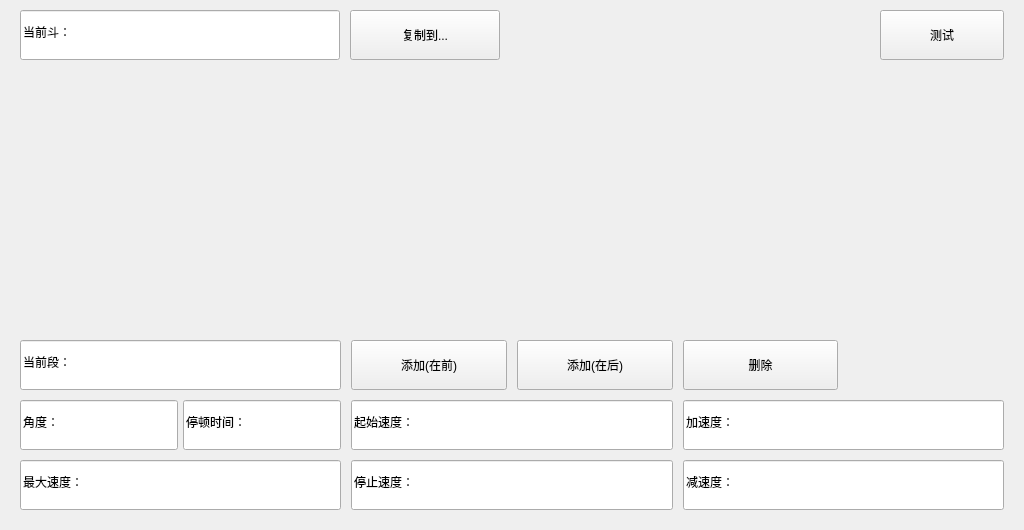
<?xml version="1.0" encoding="UTF-8"?>
<ui version="4.0">
 <class>FormMenuHSetMMA1</class>
 <widget class="QWidget" name="FormMenuHSetMMA1">
  <property name="geometry">
   <rect>
    <x>0</x>
    <y>0</y>
    <width>1024</width>
    <height>530</height>
   </rect>
  </property>
  <property name="windowTitle">
   <string>FormMenuHSetMMA1</string>
  </property>
  <widget class="GraphMotorMode" name="gm" native="true">
   <property name="geometry">
    <rect>
     <x>20</x>
     <y>70</y>
     <width>984</width>
     <height>260</height>
    </rect>
   </property>
  </widget>
  <widget class="QPushButton" name="pushButton_copy">
   <property name="geometry">
    <rect>
     <x>350</x>
     <y>10</y>
     <width>150</width>
     <height>50</height>
    </rect>
   </property>
   <property name="sizePolicy">
    <sizepolicy hsizetype="Minimum" vsizetype="Minimum">
     <horstretch>0</horstretch>
     <verstretch>0</verstretch>
    </sizepolicy>
   </property>
   <property name="text">
    <string>复制到...</string>
   </property>
  </widget>
  <widget class="QImageLineEdit" name="val_cur_dou">
   <property name="geometry">
    <rect>
     <x>20</x>
     <y>10</y>
     <width>320</width>
     <height>50</height>
    </rect>
   </property>
   <property name="minimumSize">
    <size>
     <width>0</width>
     <height>40</height>
    </size>
   </property>
   <property name="text">
    <string>当前斗：</string>
   </property>
  </widget>
  <widget class="QPushButton" name="pushButton_test">
   <property name="geometry">
    <rect>
     <x>880</x>
     <y>10</y>
     <width>124</width>
     <height>50</height>
    </rect>
   </property>
   <property name="sizePolicy">
    <sizepolicy hsizetype="Minimum" vsizetype="Minimum">
     <horstretch>0</horstretch>
     <verstretch>0</verstretch>
    </sizepolicy>
   </property>
   <property name="text">
    <string>测试</string>
   </property>
  </widget>
  <widget class="QWidget" name="widget_2" native="true">
   <property name="geometry">
    <rect>
     <x>20</x>
     <y>340</y>
     <width>984</width>
     <height>170</height>
    </rect>
   </property>
   <layout class="QGridLayout" name="gridLayout">
    <property name="leftMargin">
     <number>0</number>
    </property>
    <property name="topMargin">
     <number>0</number>
    </property>
    <property name="rightMargin">
     <number>0</number>
    </property>
    <property name="bottomMargin">
     <number>0</number>
    </property>
    <property name="spacing">
     <number>10</number>
    </property>
    <item row="1" column="0">
     <widget class="QWidget" name="widget_3" native="true">
      <layout class="QHBoxLayout" name="horizontalLayout_2">
       <property name="spacing">
        <number>5</number>
       </property>
       <property name="leftMargin">
        <number>0</number>
       </property>
       <property name="topMargin">
        <number>0</number>
       </property>
       <property name="rightMargin">
        <number>0</number>
       </property>
       <property name="bottomMargin">
        <number>0</number>
       </property>
       <item>
        <widget class="QImageLineEdit" name="val_1">
         <property name="minimumSize">
          <size>
           <width>0</width>
           <height>50</height>
          </size>
         </property>
         <property name="text">
          <string>角度：</string>
         </property>
        </widget>
       </item>
       <item>
        <widget class="QImageLineEdit" name="val_7">
         <property name="minimumSize">
          <size>
           <width>0</width>
           <height>50</height>
          </size>
         </property>
         <property name="text">
          <string>停顿时间：</string>
         </property>
        </widget>
       </item>
      </layout>
     </widget>
    </item>
    <item row="0" column="1" colspan="2">
     <widget class="QWidget" name="widget_4" native="true">
      <property name="sizePolicy">
       <sizepolicy hsizetype="Expanding" vsizetype="Preferred">
        <horstretch>0</horstretch>
        <verstretch>0</verstretch>
       </sizepolicy>
      </property>
      <layout class="QHBoxLayout" name="horizontalLayout_3">
       <property name="spacing">
        <number>10</number>
       </property>
       <property name="leftMargin">
        <number>0</number>
       </property>
       <property name="topMargin">
        <number>0</number>
       </property>
       <property name="rightMargin">
        <number>0</number>
       </property>
       <property name="bottomMargin">
        <number>0</number>
       </property>
       <item>
        <widget class="QPushButton" name="btn_add_1">
         <property name="sizePolicy">
          <sizepolicy hsizetype="Expanding" vsizetype="Preferred">
           <horstretch>0</horstretch>
           <verstretch>0</verstretch>
          </sizepolicy>
         </property>
         <property name="text">
          <string>添加(在前)</string>
         </property>
        </widget>
       </item>
       <item>
        <widget class="QPushButton" name="btn_add_2">
         <property name="sizePolicy">
          <sizepolicy hsizetype="Expanding" vsizetype="Preferred">
           <horstretch>0</horstretch>
           <verstretch>0</verstretch>
          </sizepolicy>
         </property>
         <property name="text">
          <string>添加(在后)</string>
         </property>
        </widget>
       </item>
       <item>
        <widget class="QPushButton" name="btn_del">
         <property name="sizePolicy">
          <sizepolicy hsizetype="Expanding" vsizetype="Preferred">
           <horstretch>0</horstretch>
           <verstretch>0</verstretch>
          </sizepolicy>
         </property>
         <property name="text">
          <string>删除</string>
         </property>
        </widget>
       </item>
       <item>
        <widget class="QWidget" name="widget_5" native="true">
         <property name="sizePolicy">
          <sizepolicy hsizetype="Expanding" vsizetype="Preferred">
           <horstretch>0</horstretch>
           <verstretch>0</verstretch>
          </sizepolicy>
         </property>
        </widget>
       </item>
      </layout>
     </widget>
    </item>
    <item row="1" column="1">
     <widget class="QImageLineEdit" name="val_3">
      <property name="minimumSize">
       <size>
        <width>0</width>
        <height>50</height>
       </size>
      </property>
      <property name="text">
       <string>起始速度：</string>
      </property>
     </widget>
    </item>
    <item row="2" column="2">
     <widget class="QImageLineEdit" name="val_6">
      <property name="minimumSize">
       <size>
        <width>0</width>
        <height>50</height>
       </size>
      </property>
      <property name="text">
       <string>减速度：</string>
      </property>
     </widget>
    </item>
    <item row="2" column="0">
     <widget class="QImageLineEdit" name="val_2">
      <property name="minimumSize">
       <size>
        <width>0</width>
        <height>50</height>
       </size>
      </property>
      <property name="text">
       <string>最大速度：</string>
      </property>
     </widget>
    </item>
    <item row="0" column="0">
     <widget class="QImageLineEdit" name="val_curi">
      <property name="minimumSize">
       <size>
        <width>0</width>
        <height>50</height>
       </size>
      </property>
      <property name="text">
       <string>当前段：</string>
      </property>
     </widget>
    </item>
    <item row="1" column="2">
     <widget class="QImageLineEdit" name="val_5">
      <property name="minimumSize">
       <size>
        <width>0</width>
        <height>50</height>
       </size>
      </property>
      <property name="text">
       <string>加速度：</string>
      </property>
     </widget>
    </item>
    <item row="2" column="1">
     <widget class="QImageLineEdit" name="val_4">
      <property name="minimumSize">
       <size>
        <width>0</width>
        <height>50</height>
       </size>
      </property>
      <property name="text">
       <string>停止速度：</string>
      </property>
     </widget>
    </item>
   </layout>
  </widget>
 </widget>
 <customwidgets>
  <customwidget>
   <class>QImageLineEdit</class>
   <extends>QLineEdit</extends>
   <header>MWidget.h</header>
  </customwidget>
  <customwidget>
   <class>GraphMotorMode</class>
   <extends>QWidget</extends>
   <header>GraphMotorMode.h</header>
   <container>1</container>
  </customwidget>
 </customwidgets>
 <resources/>
 <connections/>
</ui>
